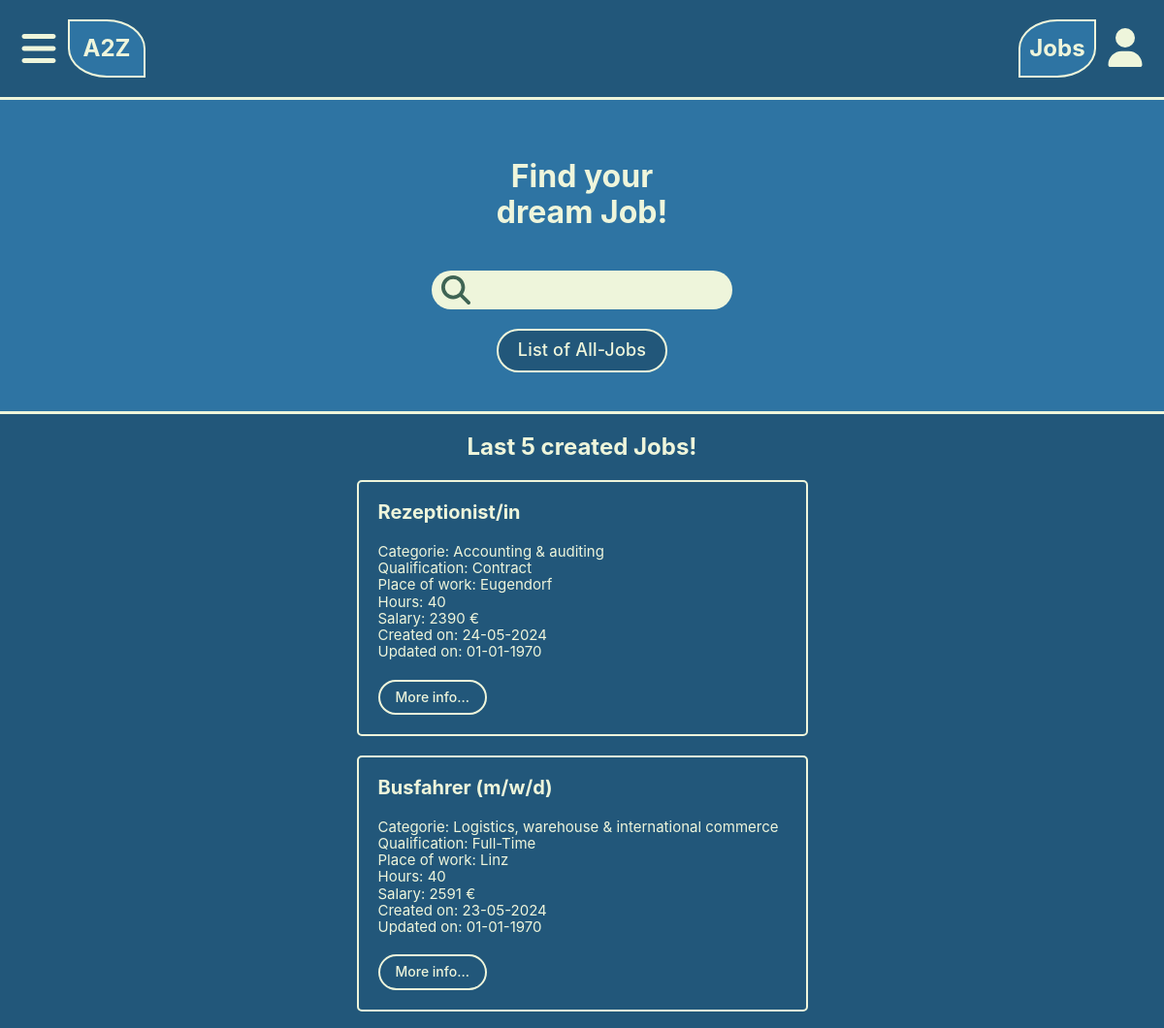
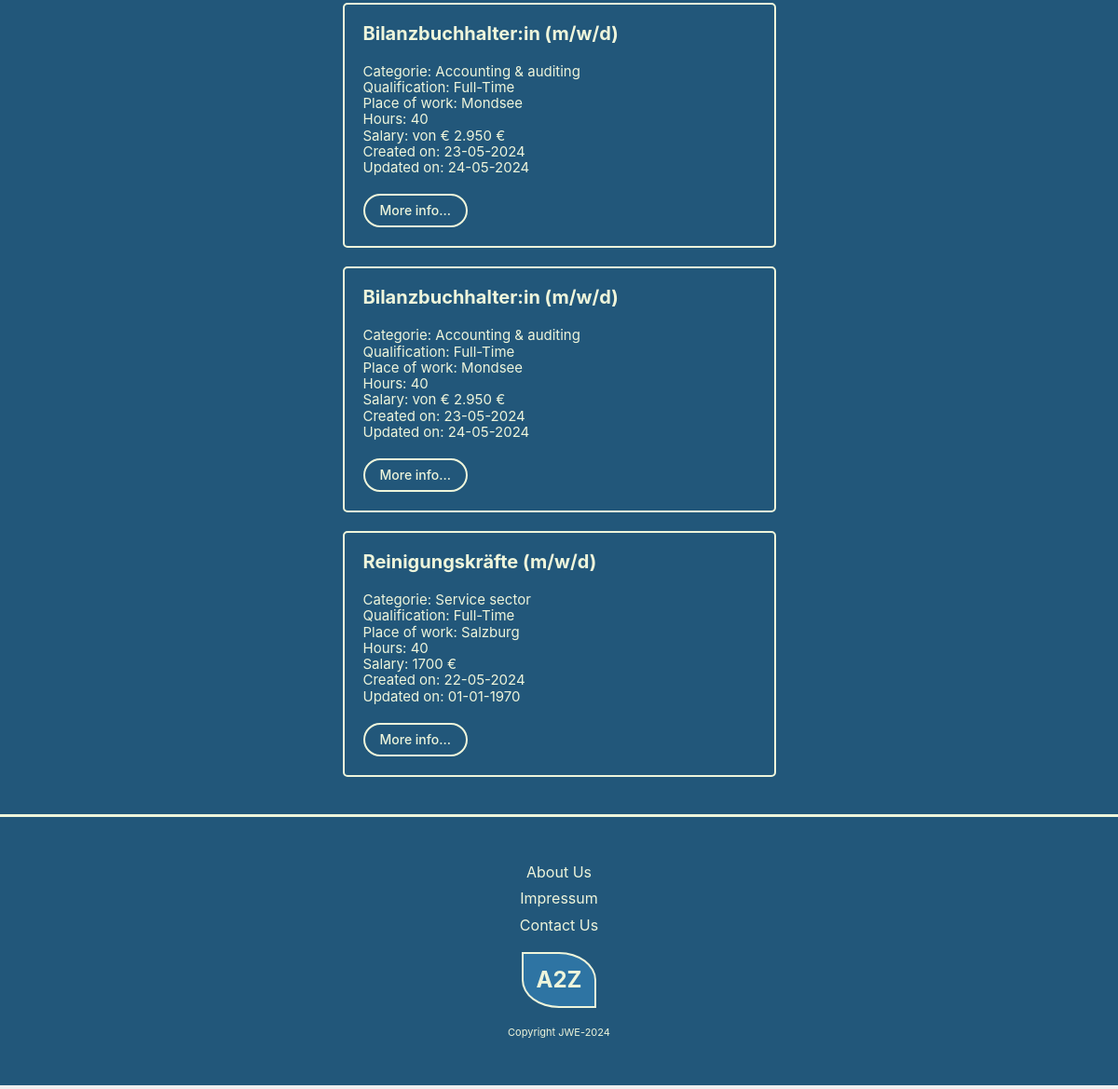
The app's page /admin/index.php with its own data (2 pictures, top to bottom).
### tables this page shows
CREATE TABLE `jobs` (
  `id` int(10) UNSIGNED NOT NULL,
  `user_id` int(10) UNSIGNED NOT NULL,
  `job_title` varchar(255) NOT NULL,
  `qualification_id` int(10) NOT NULL,
  `description` text NOT NULL,
  `categorie_id` int(10) NOT NULL,
  `place_of_work` varchar(255) NOT NULL,
  `hours` varchar(50) NOT NULL,
  `salary` varchar(50) NOT NULL,
  `created_on` date NOT NULL,
  `modified_on` date DEFAULT NULL,
  `status` varchar(7) NOT NULL
);

CREATE TABLE `categories` (
  `id` int(10) UNSIGNED NOT NULL,
  `categorie_name` varchar(255) NOT NULL
);

CREATE TABLE `qualifications` (
  `id` int(10) UNSIGNED NOT NULL,
  `qualification_name` varchar(255) NOT NULL
);

### admin/functions.php (called while the page is built, shortened)
<?php
spl_autoload_register(
    function (string $class) {
        $prefix = "WIFI\\JWE23\\";
        $length = strlen($prefix);
        $basis = __DIR__ . "/";
        $class_without_prefix = substr($class, $length);
        $datei = $basis . $class_without_prefix . ".php";
        $datei = str_replace("\\", "/", $datei);
    }
);

### admin/DataBanking/MySql.php (called while the page is built, shortened)
<?php
class MySql
{
    private static ?MySql $instanz = null;
    public static function getInstanz(): MySql
    {
        if (!self::$instanz) {
            self::$instanz = new MySql();
        }
        return self::$instanz;
    }
    private \mysqli $db;
    public function connect()
    {
        $this->db = new \mysqli(MYSQL_HOST, MYSQL_USER, MYSQL_PASSWORD, MYSQL_DATABANK);
        $this->db->set_charset("utf8mb4");
    }
    public function escape(string $value): string {
        return $this->db->real_escape_string($value);
    }
    public function query(string $input): \mysqli_result|bool
    {
        $result = $this->db->query($input);
        return $result;
    }
}

### admin/DataBanking/Model/Jobs.php (called while the page is built, shortened)
<?php
class Jobs {
    public function last_jobs_vissible(): array
    {
        $last_jobs = array();
        $db = Mysql::getInstanz();
        $result = $db->query("SELECT *
        FROM jobs WHERE status = 'Visible'
        ORDER BY id DESC LIMIT 5");
        while ($row = $result->fetch_assoc())
        {
            $last_jobs[] = new Job($row);
        }
        return $last_jobs;
    }
}

### admin/DataBanking/Model/Row/RowAbstract.php (called while the page is built, shortened)
<?php
abstract class RowAbstract
{
    protected string $tabel;
    private array $data = array();
    public function __construct(array|int $id_or_data)
    {
        if (is_array($id_or_data))
        {
            $this->data = $id_or_data;
        } else {
            $db = Mysql::getInstanz();
            $sql_id = $db->escape($id_or_data);
            $result = $db->query("SELECT * FROM {$this->tabel} WHERE id = '{$sql_id}'");
            $this->data = $result->fetch_assoc();
        }
    }
    public function __get(string $eigenschaft):mixed
    {
        return $this->data[$eigenschaft];
    }
}

### admin/DataBanking/Model/Row/Job.php (called while the page is built, shortened)
<?php
class Job extends RowAbstract
{
    public function get_categorie(): Categorie
    {
        return new Categorie($this->categorie_id);
    }
    public function get_qualification(): Qualification
    {
        return new Qualification($this->qualification_id);
    }
}

### admin/index.php (the view, shortened to what this page needs)
<?php
include "header.php"
?>
            <div class="wrapper-accent border-bottom">
                <div class="wrapper">
                    <div class="hero">
                        <h1>
                            Find your <br />
                            dream Job!
                        </h1>
                        <div class="hero__box">
                            <div class="search-field">
                                <img
                                    class="search-field__img"
                                    src="icons/search.svg"
                                    alt=""
                                />
                                <input
                                    class="search-field__input"
                                    type="text"
                                    id="search-field"
                                />
                            </div>
                        </div>
                        <a href="jobsall.php" class="btn btn-main no-anchor-color">List of All-Jobs</a>
                    </div>
                </div>
            </div>
        </header>
        <main>
            <div class="wrapper-main">
                <div class="wrapper">
                    <h2 class="text-center pad-2">
                        Last 5 created Jobs!
                    </h2>
                    <div class="cards-box">
                    <?php
                    $jobs = new Jobs;
                    $all_jobs = $jobs->last_jobs_vissible();
                    foreach ($all_jobs as $job)
                        {
                        $created_on = $job->created_on;
                        $display_created = date("d-m-Y", strtotime($created_on));
                        $modified_on = $job->modified_on;
                        $display_modified = date("d-m-Y", strtotime($modified_on));
                        echo "<div class='card'>";
                            echo "<h3 class='card__title'>{$job->job_title}</h3>";
                            echo "<div>";
                                echo "<ul class='card__ul'>";
                                    echo "<li>Categorie: {$job->get_categorie()->categorie_name}</li>";
                                    echo "<li>Qualification: {$job->get_qualification()->qualification_name}</li>";
                                    echo "<li>Place of work: {$job->place_of_work}</li>";
                                    echo "<li>Hours: {$job->hours}</li>";
                                    echo "<li>Salary: {$job->salary} €</li>";
                                    echo "<li>Created on: {$display_created}</li>";
                                    echo "<li>Updated on: {$display_modified}</li>";
                                echo "</ul>";
                            echo "</div>";
                            echo "<button class='btn card__btn no-anchor-color btn-slide'>More info...</button>";
                        echo "</div>";
                        }
                    ?>
                    </div>
                </div>
            </div>
        </main>
<?php
include "footer.php"
?>
<button></button>

### admin/header.php (shortened to what this page needs)
<?php
include "functions.php";
?>
<!DOCTYPE html>
<html lang="en">
    <head>
        <link rel="stylesheet" href="css/normalize.css">
        <link rel="stylesheet" href="css/main.css" />
    </head>
    <body class="main-color">
        <header>
            <div class="wrapper-main border-bottom">
                <div class="wrapper">
                    <div class="nav-bar">
                        <div class="nav-bar__box">
                            <img
                                id="menu-categories"
                                class="menu"
                                src="icons/bars-solid.svg"
                                alt=""
                            />
                            <a class="logo" href="index.php">A2Z</a>
                        </div>
                        <div class="nav-bar__box">
                            <a class="logo logo-invert" href="<?php
                                if (isset(($_SESSION["logged_in"]))) {
                                    echo "account.php";
                                } else {
                                    echo "login.php";
                                } ?>"><?php
                                if (isset(($_SESSION["logged_in"])) && $_SESSION["logged_in"] == true)
                                {
                                    echo substr($_SESSION["first_name"], 0, 1) . "|" . substr($_SESSION["last_name"], 0, 1);
                                } else {
                                    echo "Jobs";
                                }
                            ?></a>
                            <?php
                            if (!isset(($_SESSION["logged_in"]))) {?>
                            <a href="login.php">
                                <img class="menu" src="icons/user-solid.svg" alt="">
                            </a>
                            <?php } ?>
                        </div>
                    </div>
                </div>
            </div>

### admin/footer.php
        <footer>
            <div class="wrapper-main border-top">
                <div class="wrapper">
                    <div class="footer-box">
                        <div class="footer__div">
                            <ul class="footer__ul">
                                <li>
                                    <a class="no-anchor-color" href=""
                                        >About Us</a
                                    >
                                </li>
                                <li>
                                    <a class="no-anchor-color" href=""
                                        >Impressum</a
                                    >
                                </li>
                                <li>
                                    <a class="no-anchor-color" href=""
                                        >Contact Us</a
                                    >
                                </li>
                            </ul>
                        </div>
                        <div class="footer__div">
                            <a class="logo" href="">A2Z</a>
                            <p class="foooter__copy">Copyright JWE-2024</p>
                        </div>
                    </div>
                </div>
            </div>
        </footer>
    </body>
</html>

### admin/css/main.css (style rules this page uses)
:root { --main: #22577a; --accent: #2e74a3; --text: #eef5db; --night: #12130f; }
*, *::before, *::after { margin: 0; padding: 0; box-sizing: border-box; word-break: keep-all; }
html { font-size: 62.5%; font-family: Inter, system-ui, -apple-system, BlinkMacSystemFont, 'Segoe UI', Roboto, Oxygen, Ubuntu, Cantarell, 'Open Sans', 'Helvetica Neue', sans-serif; color: var(--text); height: 100%; width: 100%; }
body { display: flex; flex-direction: column; justify-content: space-between; height: 100%; width: 100%; }
img { width: 100%; }
.text-center { text-align: center; }
.main-color { background: var(--main); }
.pad-2 { padding: 2rem; }
.wrapper { max-width: 1280px; margin: 0 auto; }
.wrapper-main { width: 100%; background-color: var(--main); }
.wrapper-accent { width: 100%; background-color: var(--accent); }
.border-top { border-top: 3px solid var(--text); }
.border-bottom { border-bottom: 3px solid var(--text); }
.no-anchor-color { text-decoration: none; color: var(--text); }
h1 { font-size: 3.2rem; }
h2 { font-size: 2.4rem; }
h3 { font-size: 2rem; }
p { font-size: 1.6rem; }
a { color: var(--text); }
.logo { align-items: center; background: var(--accent); border-bottom-left-radius: 50%; border-top-right-radius: 50%; border: 2px solid var(--text); color: var(--text); display: flex; font-size: 2.403rem; font-weight: 700; height: 6rem; justify-content: center; text-decoration: none; width: 8rem; cursor: default; }
.logo-invert { border-top-left-radius: 50%; border-bottom-right-radius: 50%; border-bottom-left-radius: 0; border-top-right-radius: 0; }
.logo:link, .logo:visited, .logo:hover { color: var(--text); cursor: default; }
.btn { color: var(--text); padding: 1rem 2rem; font-size: 1.8rem; border: 2px solid var(--text); border-radius: 25px; letter-spacing: 0.2px; font-weight: 500; width: max-content; }
.btn-main { background: var(--main); }
input { background: var(--text); border: none; font-size: 1.8rem; }
.menu { width: 4rem; height: 4rem; }
.nav-bar { display: flex; justify-content: space-between; align-items: center; flex-direction: row; padding: 2rem; }
.nav-bar__box { display: flex; justify-content: center; align-items: center; flex-direction: row; gap: 1rem; }
.hero { background: var(--accent); padding: 4rem 2rem; text-align: center; display: flex; flex-direction: column; justify-content: center; align-items: center; gap: 2rem; }
.search-field { background: var(--text); display: flex; flex-direction: row; justify-content: center; align-items: center; padding: 0.5rem 1rem 0.5rem 1rem; gap: 1rem; width: min-content; border-radius: 20px; }
.search-field__img { width: 3rem; height: 3rem; }
.search-field__input { max-width: 25rem; height: 3rem; font-weight: 500; }
.cards-box { padding: 0 2rem 4rem; display: flex; flex-direction: column; justify-content: center; align-items: center; gap: 2rem; }
.card { padding: 2rem; border: 2px solid var(--text); display: flex; flex-direction: column; gap: 2rem; width: 100%; max-width: 465px; border-radius: 5px; background: var(--main); }
.card__ul { list-style: none; font-size: 1.5rem; }
.card__btn { font-size: 1.4rem; letter-spacing: 0; padding: 0.8rem 1.6rem; background: var(--main); }
.footer-box { padding: 5rem 2rem; display: flex; flex-direction: column; justify-content: center; align-items: center; text-align: center; gap: 2rem; }
.footer__ul { list-style: none; display: flex; flex-direction: column; justify-content: center; align-items: center; gap: 1rem; font-size: 1.6rem; }
.footer__div { display: flex; flex-direction: column; justify-content: center; align-items: center; gap: 2rem; }
.foooter__copy { font-size: 1.1rem; }

### records on screen
jobs: job_title "Rezeptionist/in", categorie.categorie_name "Accounting & auditing", qualification.qualification_name "Contract", place_of_work "Eugendorf", hours "40", salary "2390", created_on "24-05-2024", display_modified "01-01-1970"
jobs: job_title "Busfahrer (m/w/d)", categorie.categorie_name "Logistics, warehouse & international commerce", qualification.qualification_name "Full-Time", place_of_work "Linz", hours "40", salary "2591", created_on "23-05-2024", display_modified "01-01-1970"
jobs: job_title "Bilanzbuchhalter:in (m/w/d)", categorie.categorie_name "Accounting & auditing", qualification.qualification_name "Full-Time", place_of_work "Mondsee", hours "40", salary "von € 2.950", created_on "23-05-2024", modified_on "24-05-2024"
jobs: job_title "Bilanzbuchhalter:in (m/w/d)", categorie.categorie_name "Accounting & auditing", qualification.qualification_name "Full-Time", place_of_work "Mondsee", hours "40", salary "von € 2.950", created_on "23-05-2024", modified_on "24-05-2024"
jobs: job_title "Reinigungskräfte (m/w/d)", categorie.categorie_name "Service sector", qualification.qualification_name "Full-Time", place_of_work "Salzburg", hours "40", salary "1700", created_on "22-05-2024", display_modified "01-01-1970"
